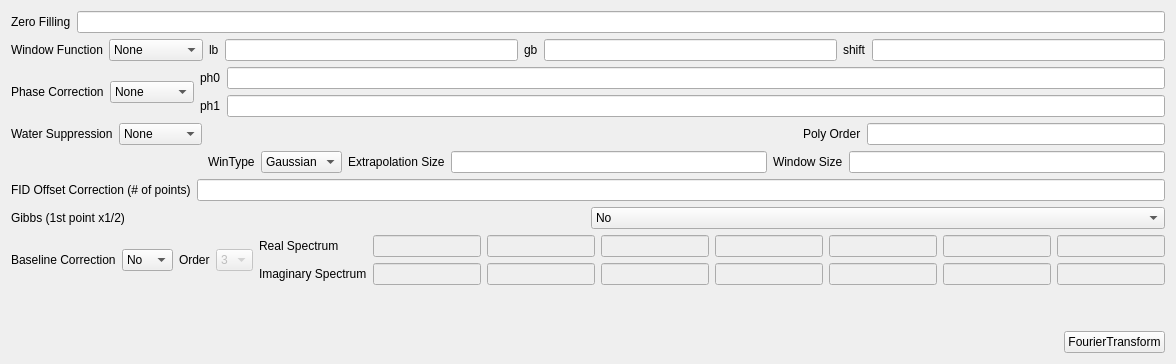
          <widget class="QWidget" name="dim1tab">
           <attribute name="title">
            <string>Dim1</string>
           </attribute>
           <layout class="QGridLayout" name="gridLayout_6">
            <item row="0" column="0">
             <layout class="QGridLayout" name="gridLayout_8">
              <item row="0" column="0">
               <layout class="QHBoxLayout" name="horizontalLayout_2">
                <item>
                 <widget class="QLabel" name="label_3">
                  <property name="text">
                   <string>Zero Filling</string>
                  </property>
                 </widget>
                </item>
                <item>
                 <widget class="QLineEdit" name="zeroFilling">
                  <property name="alignment">
                   <set>Qt::AlignRight|Qt::AlignTrailing|Qt::AlignVCenter</set>
                  </property>
                 </widget>
                </item>
               </layout>
              </item>
              <item row="1" column="0">
               <layout class="QHBoxLayout" name="horizontalLayout_3">
                <item>
                 <widget class="QLabel" name="label_4">
                  <property name="text">
                   <string>Window Function</string>
                  </property>
                 </widget>
                </item>
                <item>
                 <widget class="QComboBox" name="windowFunction">
                  <item>
                   <property name="text">
                    <string>None</string>
                   </property>
                  </item>
                  <item>
                   <property name="text">
                    <string>Exponential</string>
                   </property>
                  </item>
                  <item>
                   <property name="text">
                    <string>Gaussian</string>
                   </property>
                  </item>
                  <item>
                   <property name="text">
                    <string>Sine</string>
                   </property>
                  </item>
                  <item>
                   <property name="text">
                    <string>QSine</string>
                   </property>
                  </item>
                  <item>
                   <property name="text">
                    <string>SEM</string>
                   </property>
                  </item>
                 </widget>
                </item>
                <item>
                 <widget class="QLabel" name="label_5">
                  <property name="text">
                   <string>lb</string>
                  </property>
                 </widget>
                </item>
                <item>
                 <widget class="QLineEdit" name="lb">
                  <property name="alignment">
                   <set>Qt::AlignRight|Qt::AlignTrailing|Qt::AlignVCenter</set>
                  </property>
                 </widget>
                </item>
                <item>
                 <widget class="QLabel" name="label_6">
                  <property name="text">
                   <string>gb</string>
                  </property>
                 </widget>
                </item>
                <item>
                 <widget class="QLineEdit" name="gb">
                  <property name="alignment">
                   <set>Qt::AlignRight|Qt::AlignTrailing|Qt::AlignVCenter</set>
                  </property>
                 </widget>
                </item>
                <item>
                 <widget class="QLabel" name="label_7">
                  <property name="text">
                   <string>shift</string>
                  </property>
                 </widget>
                </item>
                <item>
                 <widget class="QLineEdit" name="ssb">
                  <property name="alignment">
                   <set>Qt::AlignRight|Qt::AlignTrailing|Qt::AlignVCenter</set>
                  </property>
                 </widget>
                </item>
               </layout>
              </item>
              <item row="2" column="0">
               <layout class="QHBoxLayout" name="horizontalLayout_7">
                <item>
                 <widget class="QLabel" name="label_13">
                  <property name="text">
                   <string>Phase Correction</string>
                  </property>
                 </widget>
                </item>
                <item>
                 <widget class="QComboBox" name="phaseCorrection">
                  <item>
                   <property name="text">
                    <string>None</string>
                   </property>
                  </item>
                  <item>
                   <property name="text">
                    <string>Manual</string>
                   </property>
                  </item>
                  <item>
                   <property name="text">
                    <string>Automatic</string>
                   </property>
                  </item>
                 </widget>
                </item>
                <item>
                 <layout class="QVBoxLayout" name="verticalLayout_2">
                  <item>
                   <layout class="QHBoxLayout" name="horizontalLayout_8">
                    <item>
                     <widget class="QLabel" name="label_14">
                      <property name="text">
                       <string>ph0</string>
                      </property>
                     </widget>
                    </item>
                    <item>
                     <widget class="QLineEdit" name="ph0">
                      <property name="alignment">
                       <set>Qt::AlignRight|Qt::AlignTrailing|Qt::AlignVCenter</set>
                      </property>
                     </widget>
                    </item>
                   </layout>
                  </item>
                  <item>
                   <layout class="QHBoxLayout" name="horizontalLayout_9">
                    <item>
                     <widget class="QLabel" name="label_15">
                      <property name="text">
                       <string>ph1</string>
                      </property>
                     </widget>
                    </item>
                    <item>
                     <widget class="QLineEdit" name="ph1">
                      <property name="alignment">
                       <set>Qt::AlignRight|Qt::AlignTrailing|Qt::AlignVCenter</set>
                      </property>
                     </widget>
                    </item>
                   </layout>
                  </item>
                 </layout>
                </item>
               </layout>
              </item>
              <item row="3" column="0">
               <layout class="QHBoxLayout" name="horizontalLayout_4">
                <item>
                 <layout class="QVBoxLayout" name="verticalLayout_3">
                  <item>
                   <layout class="QHBoxLayout" name="horizontalLayout_14">
                    <item>
                     <widget class="QLabel" name="label_8">
                      <property name="text">
                       <string>Water Suppression</string>
                      </property>
                     </widget>
                    </item>
                    <item>
                     <widget class="QComboBox" name="waterSuppression">
                      <item>
                       <property name="text">
                        <string>None</string>
                       </property>
                      </item>
                      <item>
                       <property name="text">
                        <string>Conv</string>
                       </property>
                      </item>
                      <item>
                       <property name="text">
                        <string>Poly</string>
                       </property>
                      </item>
                      <item>
                       <property name="text">
                        <string>WaveWat</string>
                       </property>
                      </item>
                     </widget>
                    </item>
                   </layout>
                  </item>
                  <item>
                   <widget class="QLabel" name="label_18">
                    <property name="text">
                     <string/>
                    </property>
                   </widget>
                  </item>
                 </layout>
                </item>
                <item>
                 <layout class="QVBoxLayout" name="verticalLayout">
                  <item>
                   <layout class="QHBoxLayout" name="horizontalLayout_5">
                    <item>
                     <spacer name="horizontalSpacer_4">
                      <property name="orientation">
                       <enum>Qt::Horizontal</enum>
                      </property>
                      <property name="sizeHint" stdset="0">
                       <size>
                        <width>40</width>
                        <height>20</height>
                       </size>
                      </property>
                     </spacer>
                    </item>
                    <item>
                     <spacer name="horizontalSpacer_3">
                      <property name="orientation">
                       <enum>Qt::Horizontal</enum>
                      </property>
                      <property name="sizeHint" stdset="0">
                       <size>
                        <width>40</width>
                        <height>20</height>
                       </size>
                      </property>
                     </spacer>
                    </item>
                    <item>
                     <widget class="QLabel" name="label_9">
                      <property name="text">
                       <string>Poly Order</string>
                      </property>
                     </widget>
                    </item>
                    <item>
                     <widget class="QLineEdit" name="polyOrder">
                      <property name="alignment">
                       <set>Qt::AlignRight|Qt::AlignTrailing|Qt::AlignVCenter</set>
                      </property>
                     </widget>
                    </item>
                   </layout>
                  </item>
                  <item>
                   <layout class="QHBoxLayout" name="horizontalLayout_6">
                    <item>
                     <widget class="QLabel" name="label_10">
                      <property name="text">
                       <string>WinType</string>
                      </property>
                     </widget>
                    </item>
                    <item>
                     <widget class="QComboBox" name="winType">
                      <item>
                       <property name="text">
                        <string>Gaussian</string>
                       </property>
                      </item>
                      <item>
                       <property name="text">
                        <string>Sine</string>
                       </property>
                      </item>
                     </widget>
                    </item>
                    <item>
                     <widget class="QLabel" name="label_11">
                      <property name="text">
                       <string>Extrapolation Size</string>
                      </property>
                     </widget>
                    </item>
                    <item>
                     <widget class="QLineEdit" name="extrapolationSize">
                      <property name="alignment">
                       <set>Qt::AlignRight|Qt::AlignTrailing|Qt::AlignVCenter</set>
                      </property>
                     </widget>
                    </item>
                    <item>
                     <widget class="QLabel" name="label_12">
                      <property name="text">
                       <string>Window Size</string>
                      </property>
                     </widget>
                    </item>
                    <item>
                     <widget class="QLineEdit" name="windowSize">
                      <property name="alignment">
                       <set>Qt::AlignRight|Qt::AlignTrailing|Qt::AlignVCenter</set>
                      </property>
                     </widget>
                    </item>
                   </layout>
                  </item>
                 </layout>
                </item>
               </layout>
              </item>
              <item row="4" column="0">
               <layout class="QHBoxLayout" name="horizontalLayout_10">
                <item>
                 <widget class="QLabel" name="label_16">
                  <property name="text">
                   <string>FID Offset Correction (# of points)</string>
                  </property>
                 </widget>
                </item>
                <item>
                 <widget class="QLineEdit" name="fidOffsetCorrection">
                  <property name="alignment">
                   <set>Qt::AlignRight|Qt::AlignTrailing|Qt::AlignVCenter</set>
                  </property>
                 </widget>
                </item>
               </layout>
              </item>
              <item row="5" column="0">
               <layout class="QHBoxLayout" name="horizontalLayout_11">
                <item>
                 <widget class="QLabel" name="label_17">
                  <property name="text">
                   <string>Gibbs (1st point x1/2)</string>
                  </property>
                 </widget>
                </item>
                <item>
                 <widget class="QComboBox" name="gibbs">
                  <item>
                   <property name="text">
                    <string>No</string>
                   </property>
                  </item>
                  <item>
                   <property name="text">
                    <string>Yes</string>
                   </property>
                  </item>
                 </widget>
                </item>
               </layout>
              </item>
             </layout>
            </item>
            <item row="1" column="0">
             <layout class="QHBoxLayout" name="horizontalLayout_32">
              <item>
               <widget class="QLabel" name="label_51">
                <property name="text">
                 <string>Baseline Correction</string>
                </property>
               </widget>
              </item>
              <item>
               <widget class="QComboBox" name="baselineCorrection">
                <item>
                 <property name="text">
                  <string>No</string>
                 </property>
                </item>
                <item>
                 <property name="text">
                  <string>Yes</string>
                 </property>
                </item>
               </widget>
              </item>
              <item>
               <widget class="QLabel" name="label_52">
                <property name="text">
                 <string>Order</string>
                </property>
               </widget>
              </item>
              <item>
               <widget class="QComboBox" name="baselineOrder">
                <property name="enabled">
                 <bool>false</bool>
                </property>
                <property name="currentIndex">
                 <number>3</number>
                </property>
                <item>
                 <property name="text">
                  <string>0</string>
                 </property>
                </item>
                <item>
                 <property name="text">
                  <string>1</string>
                 </property>
                </item>
                <item>
                 <property name="text">
                  <string>2</string>
                 </property>
                </item>
                <item>
                 <property name="text">
                  <string>3</string>
                 </property>
                </item>
                <item>
                 <property name="text">
                  <string>4</string>
                 </property>
                </item>
                <item>
                 <property name="text">
                  <string>5</string>
                 </property>
                </item>
                <item>
                 <property name="text">
                  <string>6</string>
                 </property>
                </item>
               </widget>
              </item>
              <item>
               <layout class="QVBoxLayout" name="verticalLayout_7">
                <item>
                 <widget class="QLabel" name="label_54">
                  <property name="text">
                   <string>Real Spectrum</string>
                  </property>
                 </widget>
                </item>
                <item>
                 <widget class="QLabel" name="label_53">
                  <property name="text">
                   <string>Imaginary Spectrum</string>
                  </property>
                 </widget>
                </item>
               </layout>
              </item>
              <item>
               <layout class="QVBoxLayout" name="verticalLayout_6">
                <item>
                 <layout class="QHBoxLayout" name="horizontalLayout_33">
                  <item>
                   <widget class="QLineEdit" name="rSpc_p0">
                    <property name="enabled">
                     <bool>false</bool>
                    </property>
                    <property name="layoutDirection">
                     <enum>Qt::LeftToRight</enum>
                    </property>
                    <property name="alignment">
                     <set>Qt::AlignRight|Qt::AlignTrailing|Qt::AlignVCenter</set>
                    </property>
                   </widget>
                  </item>
                  <item>
                   <widget class="QLineEdit" name="rSpc_p1">
                    <property name="enabled">
                     <bool>false</bool>
                    </property>
                    <property name="layoutDirection">
                     <enum>Qt::LeftToRight</enum>
                    </property>
                    <property name="alignment">
                     <set>Qt::AlignRight|Qt::AlignTrailing|Qt::AlignVCenter</set>
                    </property>
                   </widget>
                  </item>
                  <item>
                   <widget class="QLineEdit" name="rSpc_p2">
                    <property name="enabled">
                     <bool>false</bool>
                    </property>
                    <property name="layoutDirection">
                     <enum>Qt::LeftToRight</enum>
                    </property>
                    <property name="alignment">
                     <set>Qt::AlignRight|Qt::AlignTrailing|Qt::AlignVCenter</set>
                    </property>
                   </widget>
                  </item>
                  <item>
                   <widget class="QLineEdit" name="rSpc_p3">
                    <property name="enabled">
                     <bool>false</bool>
                    </property>
                    <property name="layoutDirection">
                     <enum>Qt::LeftToRight</enum>
                    </property>
                    <property name="alignment">
                     <set>Qt::AlignRight|Qt::AlignTrailing|Qt::AlignVCenter</set>
                    </property>
                   </widget>
                  </item>
                  <item>
                   <widget class="QLineEdit" name="rSpc_p4">
                    <property name="enabled">
                     <bool>false</bool>
                    </property>
                    <property name="layoutDirection">
                     <enum>Qt::LeftToRight</enum>
                    </property>
                    <property name="alignment">
                     <set>Qt::AlignRight|Qt::AlignTrailing|Qt::AlignVCenter</set>
                    </property>
                   </widget>
                  </item>
                  <item>
                   <widget class="QLineEdit" name="rSpc_p5">
                    <property name="enabled">
                     <bool>false</bool>
                    </property>
                    <property name="layoutDirection">
                     <enum>Qt::LeftToRight</enum>
                    </property>
                    <property name="alignment">
                     <set>Qt::AlignRight|Qt::AlignTrailing|Qt::AlignVCenter</set>
                    </property>
                   </widget>
                  </item>
                  <item>
                   <widget class="QLineEdit" name="rSpc_p6">
                    <property name="enabled">
                     <bool>false</bool>
                    </property>
                    <property name="layoutDirection">
                     <enum>Qt::LeftToRight</enum>
                    </property>
                    <property name="alignment">
                     <set>Qt::AlignRight|Qt::AlignTrailing|Qt::AlignVCenter</set>
                    </property>
                   </widget>
                  </item>
                 </layout>
                </item>
                <item>
                 <layout class="QHBoxLayout" name="horizontalLayout_35">
                  <item>
                   <widget class="QLineEdit" name="iSpc_p0">
                    <property name="enabled">
                     <bool>false</bool>
                    </property>
                    <property name="layoutDirection">
                     <enum>Qt::LeftToRight</enum>
                    </property>
                    <property name="alignment">
                     <set>Qt::AlignRight|Qt::AlignTrailing|Qt::AlignVCenter</set>
                    </property>
                   </widget>
                  </item>
                  <item>
                   <widget class="QLineEdit" name="iSpc_p1">
                    <property name="enabled">
                     <bool>false</bool>
                    </property>
                    <property name="layoutDirection">
                     <enum>Qt::LeftToRight</enum>
                    </property>
                    <property name="alignment">
                     <set>Qt::AlignRight|Qt::AlignTrailing|Qt::AlignVCenter</set>
                    </property>
                   </widget>
                  </item>
                  <item>
                   <widget class="QLineEdit" name="iSpc_p2">
                    <property name="enabled">
                     <bool>false</bool>
                    </property>
                    <property name="layoutDirection">
                     <enum>Qt::LeftToRight</enum>
                    </property>
                    <property name="alignment">
                     <set>Qt::AlignRight|Qt::AlignTrailing|Qt::AlignVCenter</set>
                    </property>
                   </widget>
                  </item>
                  <item>
                   <widget class="QLineEdit" name="iSpc_p3">
                    <property name="enabled">
                     <bool>false</bool>
                    </property>
                    <property name="layoutDirection">
                     <enum>Qt::LeftToRight</enum>
                    </property>
                    <property name="alignment">
                     <set>Qt::AlignRight|Qt::AlignTrailing|Qt::AlignVCenter</set>
                    </property>
                   </widget>
                  </item>
                  <item>
                   <widget class="QLineEdit" name="iSpc_p4">
                    <property name="enabled">
                     <bool>false</bool>
                    </property>
                    <property name="layoutDirection">
                     <enum>Qt::LeftToRight</enum>
                    </property>
                    <property name="alignment">
                     <set>Qt::AlignRight|Qt::AlignTrailing|Qt::AlignVCenter</set>
                    </property>
                   </widget>
                  </item>
                  <item>
                   <widget class="QLineEdit" name="iSpc_p5">
                    <property name="enabled">
                     <bool>false</bool>
                    </property>
                    <property name="layoutDirection">
                     <enum>Qt::LeftToRight</enum>
                    </property>
                    <property name="alignment">
                     <set>Qt::AlignRight|Qt::AlignTrailing|Qt::AlignVCenter</set>
                    </property>
                   </widget>
                  </item>
                  <item>
                   <widget class="QLineEdit" name="iSpc_p6">
                    <property name="enabled">
                     <bool>false</bool>
                    </property>
                    <property name="layoutDirection">
                     <enum>Qt::LeftToRight</enum>
                    </property>
                    <property name="alignment">
                     <set>Qt::AlignRight|Qt::AlignTrailing|Qt::AlignVCenter</set>
                    </property>
                   </widget>
                  </item>
                 </layout>
                </item>
               </layout>
              </item>
             </layout>
            </item>
            <item row="2" column="0">
             <spacer name="verticalSpacer">
              <property name="orientation">
               <enum>Qt::Vertical</enum>
              </property>
              <property name="sizeHint" stdset="0">
               <size>
                <width>20</width>
                <height>40</height>
               </size>
              </property>
             </spacer>
            </item>
            <item row="3" column="0">
             <layout class="QHBoxLayout" name="horizontalLayout_12">
              <item>
               <spacer name="horizontalSpacer_10">
                <property name="orientation">
                 <enum>Qt::Horizontal</enum>
                </property>
                <property name="sizeHint" stdset="0">
                 <size>
                  <width>40</width>
                  <height>20</height>
                 </size>
                </property>
               </spacer>
              </item>
              <item>
               <widget class="QPushButton" name="fourierTransformButton">
                <property name="text">
                 <string>FourierTransform</string>
                </property>
               </widget>
              </item>
             </layout>
            </item>
           </layout>
          </widget>
